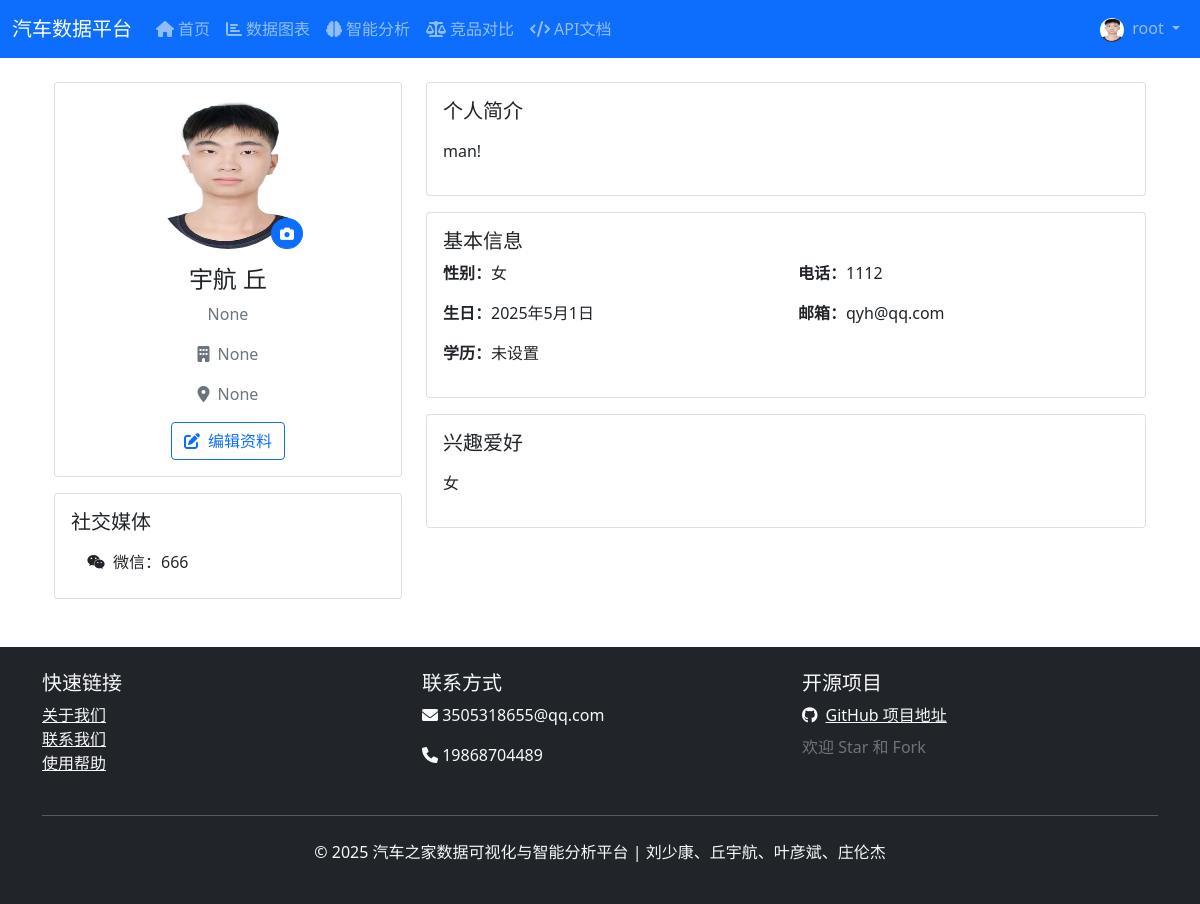
Screenshot of /accounts/profile/ (signed in) with the database file from the repository.
### accounts/models.py (models this page shows, shortened)
class UserProfile(models.Model):
    EDUCATION_CHOICES = (
        ('high_school', '高中及以下'),
        ('college', '大专'),
        ('bachelor', '本科'),
        ('master', '硕士'),
        ('phd', '博士'),
    )
    GENDER_CHOICES = (
        ('male', '男'),
        ('female', '女'),
        ('other', '其他'),
    )
    user = models.OneToOneField(User, on_delete=models.CASCADE, related_name='profile')
    avatar = models.ImageField(upload_to='avatars/', blank=True, null=True, verbose_name='头像')
    bio = models.TextField(max_length=500, blank=True, null=True, verbose_name='个人简介')
    birth_date = models.DateField(null=True, blank=True, verbose_name='出生日期')
    gender = models.CharField(max_length=10, choices=GENDER_CHOICES, blank=True, null=True, verbose_name='性别')
    phone = models.CharField(max_length=20, blank=True, null=True, verbose_name='电话')
    address = models.CharField(max_length=200, blank=True, null=True, verbose_name='地址')
    education = models.CharField(max_length=20, choices=EDUCATION_CHOICES, blank=True, null=True, verbose_name='学历')
    occupation = models.CharField(max_length=100, blank=True, null=True, verbose_name='职业')
    company = models.CharField(max_length=100, blank=True, null=True, verbose_name='公司')
    website = models.URLField(max_length=200, blank=True, null=True, verbose_name='个人网站')
    social_github = models.URLField(max_length=200, blank=True, null=True, verbose_name='GitHub')
    social_weibo = models.URLField(max_length=200, blank=True, null=True, verbose_name='微博')
    social_wechat = models.CharField(max_length=100, blank=True, null=True, verbose_name='微信')
    interests = models.TextField(max_length=500, blank=True, null=True, verbose_name='兴趣爱好')
    created_at = models.DateTimeField(default=timezone.now, verbose_name='创建时间')
    updated_at = models.DateTimeField(auto_now=True, verbose_name='更新时间')
    class Meta:
        verbose_name = '用户资料'
        verbose_name_plural = verbose_name
    def get_avatar_url(self):
        if self.avatar and self.avatar.url:
            return self.avatar.url
        return '/static/images/default-avatar.svg'

### accounts/views.py (the view)
# urls.py: path('profile/', views.profile_view, name='profile'),
@login_required
def profile_view(request):
    user_profile = request.user.profile
    return render(request, 'account/profile.html', {
        'profile': user_profile
    })

### templates/account/profile.html (shortened to what this page needs)
{% extends "base.html" %}
{% block content %}
<div class="container mt-4">
    <div class="row">
        <div class="col-md-4">
            <div class="card">
                <div class="card-body text-center">
                    <div class="position-relative d-inline-block mb-3">
                        <img src="{{ profile.get_avatar_url }}" class="rounded-circle" width="150" height="150" alt="头像">
                        {% if user == profile.user %}
                        <a href="{% url 'accounts:profile_edit' %}" class="position-absolute bottom-0 end-0 btn btn-sm btn-primary rounded-circle">
                            <i class="fas fa-camera"></i>
                        </a>
                        {% endif %}
                    </div>
                    <h4 class="card-title">{{ profile.user.get_full_name|default:profile.user.username }}</h4>
                    <p class="text-muted">{{ profile.occupation }}</p>
                    {% if profile.company %}
                    <p class="text-muted"><i class="fas fa-building me-2"></i>{{ profile.company }}</p>
                    {% endif %}
                    {% if profile.address %}
                    <p class="text-muted"><i class="fas fa-map-marker-alt me-2"></i>{{ profile.address }}</p>
                    {% endif %}
                    {% if user == profile.user %}
                    <a href="{% url 'accounts:profile_edit' %}" class="btn btn-outline-primary">
                        <i class="fas fa-edit me-2"></i>编辑资料
                    </a>
                    {% endif %}
                </div>
            </div>
            {% if profile.social_github or profile.social_weibo or profile.social_wechat %}
            <div class="card mt-3">
                <div class="card-body">
                    <h5 class="card-title">社交媒体</h5>
                    <div class="list-group list-group-flush">
                        {% if profile.social_wechat %}
                        <div class="list-group-item">
                            <i class="fab fa-weixin me-2"></i>微信：{{ profile.social_wechat }}
                        </div>
                        {% endif %}
                    </div>
                </div>
            </div>
            {% endif %}
        </div>
        <div class="col-md-8">
            <div class="card mb-3">
                <div class="card-body">
                    <h5 class="card-title">个人简介</h5>
                    <p class="card-text">{{ profile.bio|default:"这个人很懒，什么都没写~"|linebreaks }}</p>
                </div>
            </div>
            <div class="card mb-3">
                <div class="card-body">
                    <h5 class="card-title">基本信息</h5>
                    <div class="row">
                        <div class="col-md-6">
                            <p><strong>性别：</strong>{{ profile.get_gender_display|default:"未设置" }}</p>
                            <p><strong>生日：</strong>{{ profile.birth_date|default:"未设置" }}</p>
                            <p><strong>学历：</strong>{{ profile.get_education_display|default:"未设置" }}</p>
                        </div>
                        <div class="col-md-6">
                            <p><strong>电话：</strong>{{ profile.phone|default:"未设置" }}</p>
                            <p><strong>邮箱：</strong>{{ profile.user.email|default:"未设置" }}</p>
                        </div>
                    </div>
                </div>
            </div>
            {% if profile.interests %}
            <div class="card">
                <div class="card-body">
                    <h5 class="card-title">兴趣爱好</h5>
                    <p class="card-text">{{ profile.interests|linebreaks }}</p>
                </div>
            </div>
            {% endif %}
        </div>
    </div>
</div>
{% endblock %}

### templates/base.html (shortened to what this page needs)
<!DOCTYPE html>
<html lang="zh-hans">
<head>
    <link href="https://cdn.jsdelivr.net/npm/bootstrap@5.1.3/dist/css/bootstrap.min.css" rel="stylesheet">
    <link rel="stylesheet" href="https://cdnjs.cloudflare.com/ajax/libs/font-awesome/6.0.0-beta3/css/all.min.css">
</head>
<body>
    <nav class="navbar navbar-expand-lg navbar-dark bg-primary">
        <div class="container-fluid">
            <a class="navbar-brand" href="/">汽车数据平台</a>
            <div class="collapse navbar-collapse" id="navbarNav">
                <ul class="navbar-nav me-auto">
                    <li class="nav-item">
                        <a class="nav-link {% if request.resolver_match.url_name == 'home' %}active{% endif %}" href="/">
                            <i class="fas fa-home me-1"></i>首页
                        </a>
                    </li>
                    <li class="nav-item">
                        <a class="nav-link {% if 'visualization' in request.path %}active{% endif %}" href="{% url 'visualization:chart_list' %}">
                            <i class="fas fa-chart-bar me-1"></i>数据图表
                        </a>
                    </li>
                    <li class="nav-item">
                        <a class="nav-link {% if 'analysis' in request.path %}active{% endif %}" href="{% url 'car_analysis:data_analysis:index' %}">
                            <i class="fas fa-brain me-1"></i>智能分析
                        </a>
                    </li>
                    <li class="nav-item">
                        <a class="nav-link {% if 'comparison' in request.path %}active{% endif %}" href="{% url 'car_analysis:comparison' %}">
                            <i class="fas fa-balance-scale me-1"></i>竞品对比
                        </a>
                    </li>
                    <li class="nav-item">
                        <a class="nav-link {% if 'api' in request.path %}active{% endif %}" href="{% url 'car_api:docs' %}">
                            <i class="fas fa-code me-1"></i>API文档
                        </a>
                    </li>
                </ul>
                <ul class="navbar-nav">
                    {% if user.is_authenticated %}
                    <li class="nav-item dropdown">
                        <a class="nav-link dropdown-toggle" href="#" id="userDropdown" role="button" data-bs-toggle="dropdown">
                            <img src="{{ user.profile.get_avatar_url }}" class="rounded-circle me-1" width="24" height="24" alt="头像">
                            {{ user.username }}
                        </a>
                    </li>
                    {% endif %}
                </ul>
            </div>
        </div>
    </nav>
    <div class="container mt-4">
        {% block content %}{% endblock %}
    </div>
    <footer class="bg-dark text-light py-4 mt-5">
        <div class="container">
            <div class="row">
                <div class="col-md-4">
                    <h5>快速链接</h5>
                    <ul class="list-unstyled">
                        <li><a href="{% url 'about' %}" class="text-light">关于我们</a></li>
                        <li><a href="{% url 'contact' %}" class="text-light">联系我们</a></li>
                        <li><a href="{% url 'help' %}" class="text-light">使用帮助</a></li>
                    </ul>
                </div>
                <div class="col-md-4">
                    <h5>联系方式</h5>
                    <p><i class="fas fa-envelope"></i> 3505318655@qq.com</p>
                    <p><i class="fas fa-phone"></i> 19868704489</p>
                </div>
                <div class="col-md-4">
                    <h5>开源项目</h5>
                    <div class="github-link">
                        <a href="https://github.com/hazaikk/car" target="_blank" class="text-light">
                            <i class="fab fa-github me-2"></i>GitHub 项目地址
                        </a>
                        <p class="text-muted mt-2 mb-0">欢迎 Star 和 Fork</p>
                    </div>
                </div>
            </div>
            <hr class="my-4">
            <div class="text-center">
                <p>&copy; 2025 汽车之家数据可视化与智能分析平台 | 刘少康、丘宇航、叶彦斌、庄伦杰</p>
            </div>
        </div>
    </footer>
</body>
</html>

### rows the page displays
UserProfile: get_avatar_url (picture), user.get_full_name "宇航 丘", occupation "None", company "None", address "None", social_wechat "666", bio "man!", gender "女", birth_date "2025年5月1日", education "未设置", phone "1112", user.email "qyh@qq.com", interests "女"

### other values shown
{{ user.username }} "root"
